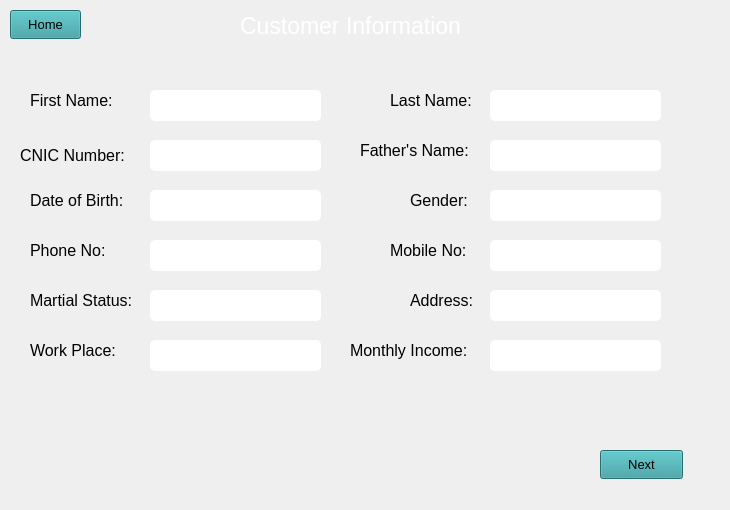
   <widget class="QWidget" name="tab">
    <property name="styleSheet">
     <string notr="true">QLineEdit{
background: rgb(197, 197, 197);
border-radius:5px;
font: 11pt &quot;Segoe UI&quot;;
}
QLabel {
color: black;

}</string>
    </property>
    <attribute name="title">
     <string>Tab 1</string>
    </attribute>
    <widget class="QLabel" name="c_first_name">
     <property name="geometry">
      <rect>
       <x>30</x>
       <y>90</y>
       <width>91</width>
       <height>21</height>
      </rect>
     </property>
     <property name="styleSheet">
      <string notr="true">
font: 700 9pt &quot;Segoe UI&quot;;
font-size: 16px;
</string>
     </property>
     <property name="text">
      <string>First Name:</string>
     </property>
    </widget>
    <widget class="QLineEdit" name="lineEdit">
     <property name="geometry">
      <rect>
       <x>150</x>
       <y>90</y>
       <width>171</width>
       <height>31</height>
      </rect>
     </property>
     <property name="styleSheet">
      <string notr="true">background-color: rgb(255, 255, 255);

font: 11pt &quot;Segoe UI&quot;;
color: black</string>
     </property>
    </widget>
    <widget class="QLineEdit" name="lineEdit_2">
     <property name="geometry">
      <rect>
       <x>490</x>
       <y>90</y>
       <width>171</width>
       <height>31</height>
      </rect>
     </property>
     <property name="styleSheet">
      <string notr="true">background-color: rgb(255, 255, 255);

font: 11pt &quot;Segoe UI&quot;;
color: black</string>
     </property>
    </widget>
    <widget class="QLabel" name="c_last_name">
     <property name="geometry">
      <rect>
       <x>390</x>
       <y>90</y>
       <width>101</width>
       <height>21</height>
      </rect>
     </property>
     <property name="styleSheet">
      <string notr="true">
font: 700 9pt &quot;Segoe UI&quot;;
font-size: 16px;
</string>
     </property>
     <property name="text">
      <string>Last Name:</string>
     </property>
    </widget>
    <widget class="QLineEdit" name="lineEdit_3">
     <property name="geometry">
      <rect>
       <x>150</x>
       <y>140</y>
       <width>171</width>
       <height>31</height>
      </rect>
     </property>
     <property name="styleSheet">
      <string notr="true">background-color: rgb(255, 255, 255);

font: 11pt &quot;Segoe UI&quot;;
color: black</string>
     </property>
    </widget>
    <widget class="QLabel" name="c_cnic">
     <property name="geometry">
      <rect>
       <x>20</x>
       <y>140</y>
       <width>121</width>
       <height>31</height>
      </rect>
     </property>
     <property name="styleSheet">
      <string notr="true">
font: 700 9pt &quot;Segoe UI&quot;;
font-size: 16px;</string>
     </property>
     <property name="text">
      <string>CNIC Number:</string>
     </property>
    </widget>
    <widget class="QLineEdit" name="lineEdit_4">
     <property name="geometry">
      <rect>
       <x>490</x>
       <y>140</y>
       <width>171</width>
       <height>31</height>
      </rect>
     </property>
     <property name="styleSheet">
      <string notr="true">background-color: rgb(255, 255, 255);

font: 11pt &quot;Segoe UI&quot;;
color: black</string>
     </property>
    </widget>
    <widget class="QLabel" name="c_father_name">
     <property name="geometry">
      <rect>
       <x>360</x>
       <y>140</y>
       <width>121</width>
       <height>21</height>
      </rect>
     </property>
     <property name="styleSheet">
      <string notr="true">
font: 700 9pt &quot;Segoe UI&quot;;
font-size: 16px;
</string>
     </property>
     <property name="text">
      <string>Father's Name:</string>
     </property>
    </widget>
    <widget class="QLineEdit" name="lineEdit_5">
     <property name="geometry">
      <rect>
       <x>150</x>
       <y>190</y>
       <width>171</width>
       <height>31</height>
      </rect>
     </property>
     <property name="styleSheet">
      <string notr="true">background-color: rgb(255, 255, 255);

font: 11pt &quot;Segoe UI&quot;;
color: black</string>
     </property>
    </widget>
    <widget class="QLabel" name="c_dob">
     <property name="geometry">
      <rect>
       <x>30</x>
       <y>190</y>
       <width>101</width>
       <height>21</height>
      </rect>
     </property>
     <property name="styleSheet">
      <string notr="true">
font: 700 9pt &quot;Segoe UI&quot;;
font-size: 16px;
</string>
     </property>
     <property name="text">
      <string>Date of Birth:</string>
     </property>
    </widget>
    <widget class="QLineEdit" name="lineEdit_6">
     <property name="geometry">
      <rect>
       <x>490</x>
       <y>190</y>
       <width>171</width>
       <height>31</height>
      </rect>
     </property>
     <property name="styleSheet">
      <string notr="true">background-color: rgb(255, 255, 255);

font: 11pt &quot;Segoe UI&quot;;
color: black</string>
     </property>
    </widget>
    <widget class="QLabel" name="c_gender">
     <property name="geometry">
      <rect>
       <x>410</x>
       <y>190</y>
       <width>71</width>
       <height>21</height>
      </rect>
     </property>
     <property name="styleSheet">
      <string notr="true">
font: 700 9pt &quot;Segoe UI&quot;;
font-size: 16px;
</string>
     </property>
     <property name="text">
      <string>Gender:</string>
     </property>
    </widget>
    <widget class="QLineEdit" name="lineEdit_7">
     <property name="geometry">
      <rect>
       <x>150</x>
       <y>240</y>
       <width>171</width>
       <height>31</height>
      </rect>
     </property>
     <property name="styleSheet">
      <string notr="true">background-color: rgb(255, 255, 255);

font: 11pt &quot;Segoe UI&quot;;
color: black</string>
     </property>
    </widget>
    <widget class="QLabel" name="c_phone">
     <property name="geometry">
      <rect>
       <x>30</x>
       <y>240</y>
       <width>91</width>
       <height>21</height>
      </rect>
     </property>
     <property name="styleSheet">
      <string notr="true">
font: 700 9pt &quot;Segoe UI&quot;;
font-size: 16px;
</string>
     </property>
     <property name="text">
      <string>Phone No:</string>
     </property>
    </widget>
    <widget class="QLineEdit" name="lineEdit_8">
     <property name="geometry">
      <rect>
       <x>490</x>
       <y>240</y>
       <width>171</width>
       <height>31</height>
      </rect>
     </property>
     <property name="styleSheet">
      <string notr="true">background-color: rgb(255, 255, 255);

font: 11pt &quot;Segoe UI&quot;;
color: black</string>
     </property>
    </widget>
    <widget class="QLabel" name="c_mobile">
     <property name="geometry">
      <rect>
       <x>390</x>
       <y>240</y>
       <width>91</width>
       <height>21</height>
      </rect>
     </property>
     <property name="styleSheet">
      <string notr="true">
font: 700 9pt &quot;Segoe UI&quot;;
font-size: 16px;
</string>
     </property>
     <property name="text">
      <string>Mobile No:</string>
     </property>
    </widget>
    <widget class="QLineEdit" name="lineEdit_9">
     <property name="geometry">
      <rect>
       <x>150</x>
       <y>290</y>
       <width>171</width>
       <height>31</height>
      </rect>
     </property>
     <property name="styleSheet">
      <string notr="true">background-color: rgb(255, 255, 255);

font: 11pt &quot;Segoe UI&quot;;
color: black</string>
     </property>
    </widget>
    <widget class="QLabel" name="label_11">
     <property name="geometry">
      <rect>
       <x>30</x>
       <y>290</y>
       <width>111</width>
       <height>21</height>
      </rect>
     </property>
     <property name="styleSheet">
      <string notr="true">
font: 700 9pt &quot;Segoe UI&quot;;
font-size: 16px;
</string>
     </property>
     <property name="text">
      <string>Martial Status:</string>
     </property>
    </widget>
    <widget class="QLineEdit" name="lineEdit_10">
     <property name="geometry">
      <rect>
       <x>490</x>
       <y>290</y>
       <width>171</width>
       <height>31</height>
      </rect>
     </property>
     <property name="styleSheet">
      <string notr="true">background-color: rgb(255, 255, 255);

font: 11pt &quot;Segoe UI&quot;;
color: black</string>
     </property>
    </widget>
    <widget class="QLabel" name="label_12">
     <property name="geometry">
      <rect>
       <x>410</x>
       <y>290</y>
       <width>81</width>
       <height>21</height>
      </rect>
     </property>
     <property name="styleSheet">
      <string notr="true">
font: 700 9pt &quot;Segoe UI&quot;;
font-size: 16px;
</string>
     </property>
     <property name="text">
      <string>Address:</string>
     </property>
    </widget>
    <widget class="QLineEdit" name="lineEdit_12">
     <property name="geometry">
      <rect>
       <x>490</x>
       <y>340</y>
       <width>171</width>
       <height>31</height>
      </rect>
     </property>
     <property name="styleSheet">
      <string notr="true">background-color: rgb(255, 255, 255);

font: 11pt &quot;Segoe UI&quot;;
color: black</string>
     </property>
    </widget>
    <widget class="QLabel" name="label_14">
     <property name="geometry">
      <rect>
       <x>350</x>
       <y>340</y>
       <width>141</width>
       <height>21</height>
      </rect>
     </property>
     <property name="styleSheet">
      <string notr="true">
font: 700 9pt &quot;Segoe UI&quot;;
font-size: 16px;
</string>
     </property>
     <property name="text">
      <string>Monthly Income:</string>
     </property>
    </widget>
    <widget class="QLabel" name="label_13">
     <property name="geometry">
      <rect>
       <x>30</x>
       <y>340</y>
       <width>101</width>
       <height>21</height>
      </rect>
     </property>
     <property name="styleSheet">
      <string notr="true">
font: 700 9pt &quot;Segoe UI&quot;;
font-size: 16px;
</string>
     </property>
     <property name="text">
      <string>Work Place:</string>
     </property>
    </widget>
    <widget class="QLineEdit" name="lineEdit_11">
     <property name="geometry">
      <rect>
       <x>150</x>
       <y>340</y>
       <width>171</width>
       <height>31</height>
      </rect>
     </property>
     <property name="styleSheet">
      <string notr="true">background-color: rgb(255, 255, 255);

font: 11pt &quot;Segoe UI&quot;;
color: black</string>
     </property>
    </widget>
    <widget class="QLabel" name="label_3">
     <property name="geometry">
      <rect>
       <x>240</x>
       <y>10</y>
       <width>261</width>
       <height>31</height>
      </rect>
     </property>
     <property name="styleSheet">
      <string notr="true">font: 700 9pt &quot;Segoe UI&quot;;
font-size: 23px;
color: white</string>
     </property>
     <property name="text">
      <string>Customer Information</string>
     </property>
    </widget>
    <widget class="QPushButton" name="Next1">
     <property name="geometry">
      <rect>
       <x>600</x>
       <y>450</y>
       <width>83</width>
       <height>29</height>
      </rect>
     </property>
     <property name="styleSheet">
      <string notr="true">background-color: rgb(52, 156, 161);
font: 700 9pt &quot;Segoe UI&quot;;
font-size: 13px;
color: black;
</string>
     </property>
     <property name="text">
      <string>Next</string>
     </property>
    </widget>
    <widget class="QPushButton" name="Home1">
     <property name="geometry">
      <rect>
       <x>10</x>
       <y>10</y>
       <width>71</width>
       <height>29</height>
      </rect>
     </property>
     <property name="styleSheet">
      <string notr="true">background-color: rgb(52, 156, 161);
font: 700 9pt &quot;Segoe UI&quot;;
font-size: 13px;
color: black;</string>
     </property>
     <property name="text">
      <string>Home</string>
     </property>
    </widget>
    <widget class="QLabel" name="label_36">
     <property name="geometry">
      <rect>
       <x>-10</x>
       <y>0</y>
       <width>721</width>
       <height>501</height>
      </rect>
     </property>
     <property name="styleSheet">
      <string notr="true">QLabel{
color: white

}</string>
     </property>
     <property name="text">
      <string/>
     </property>
     <property name="pixmap">
      <pixmap>../assets/background-2.jpg</pixmap>
     </property>
     <property name="scaledContents">
      <bool>true</bool>
     </property>
    </widget>
    <zorder>label_36</zorder>
    <zorder>c_first_name</zorder>
    <zorder>lineEdit</zorder>
    <zorder>lineEdit_2</zorder>
    <zorder>c_last_name</zorder>
    <zorder>lineEdit_3</zorder>
    <zorder>c_cnic</zorder>
    <zorder>lineEdit_4</zorder>
    <zorder>c_father_name</zorder>
    <zorder>lineEdit_5</zorder>
    <zorder>c_dob</zorder>
    <zorder>lineEdit_6</zorder>
    <zorder>c_gender</zorder>
    <zorder>lineEdit_7</zorder>
    <zorder>c_phone</zorder>
    <zorder>lineEdit_8</zorder>
    <zorder>c_mobile</zorder>
    <zorder>lineEdit_9</zorder>
    <zorder>label_11</zorder>
    <zorder>lineEdit_10</zorder>
    <zorder>label_12</zorder>
    <zorder>lineEdit_12</zorder>
    <zorder>label_14</zorder>
    <zorder>label_13</zorder>
    <zorder>lineEdit_11</zorder>
    <zorder>label_3</zorder>
    <zorder>Next1</zorder>
    <zorder>Home1</zorder>
   </widget>
